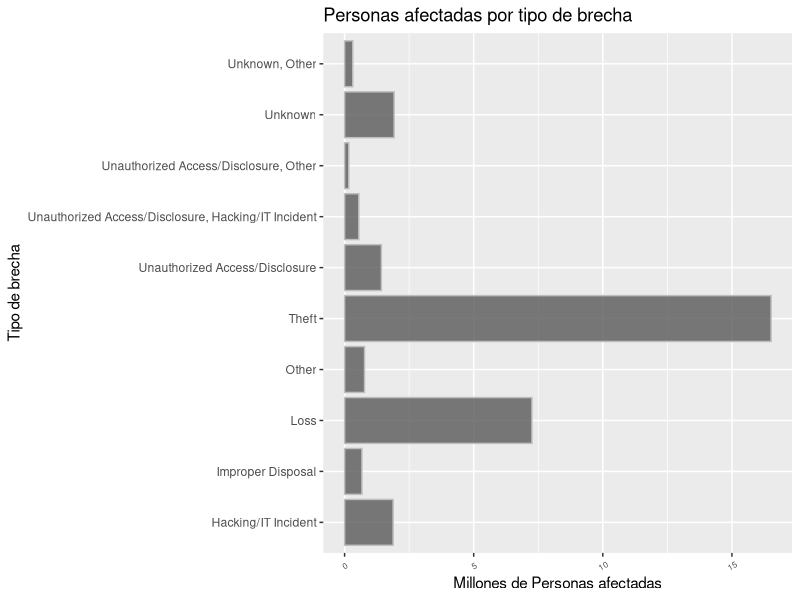
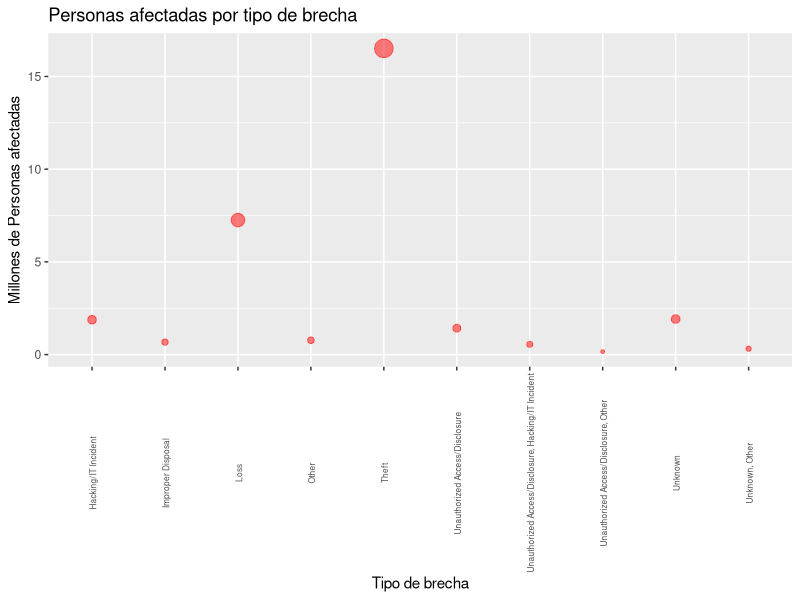

Generate these figures, in order, with R:
## ---- chunk 1

getwd()

if(!require(readr)) {install.packages("readr")}
library("readr")
if(!require(dplyr)) {install.packages('dplyr')}
library("dplyr")
if(!require(ggplot2)) {install.packages('ggplot2')}
library(ggplot2)
if(!require(tidyverse)) {install.packages('tidyverse')}
library(tidyverse)

datos=read.csv("Cyber Security Breaches.csv",sep=",")

#¿Cuáles son los 5 tipos de brechas que afectaron a más personas?

df=data.frame(datos$Type_of_Breach,datos$Individuals_Affected)

df_sum=aggregate(datos$Individuals_Affected,by=list(TypeofBreach=datos$Type_of_Breach), FUN=sum)

df_sum$x=df_sum$x/1000000
df_order=df_sum[order(df_sum$x,decreasing=T),]

df_order10=df_order[1:10,]
#total_personas=sum(df_sum$x)

ggplot(df_order10, aes(x,TypeofBreach)) + geom_col(alpha=0.8, color = "gray")+ labs(title = "Personas afectadas por tipo de brecha ")+xlab("Millones de Personas afectadas")+  ylab("Tipo de brecha")+ theme(legend.position = 'none',axis.text.x = element_text(angle = 30, vjust=0.6, size = 6))

ggplot(df_order10, aes(TypeofBreach,x)) + geom_count(aes(size=x, color=x),alpha=0.5, color = "red")+ labs(title = "Personas afectadas por tipo de brecha ")+ylab("Millones de Personas afectadas")+  xlab("Tipo de brecha")+ theme(legend.position = 'none',axis.text.x = element_text(angle = 90, vjust=0.6, size = 6))


#mosaicplot(table(datos$Individuals_Affected),table(datos$Type_of_Breach))

#df2 <- c(aggregate(datos$Individuals_Affected, by=list(TypeofBreach=datos$Type_of_Breach), FUN=sum))

#df2=df[order(df$x,decreasing=T),]

#barplot((df$x),col=c("yellow","red","blue","green"),las=2)
#barplot(Estados,col=c("yellow","red","blue","green"),las=2)


